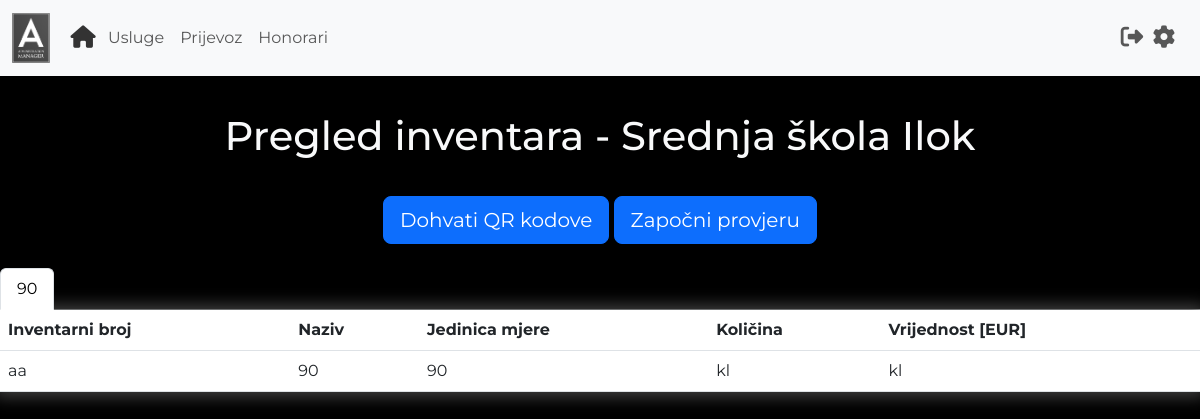
/pregled_inventara (signed in), run on an earlier commit of the app's database.
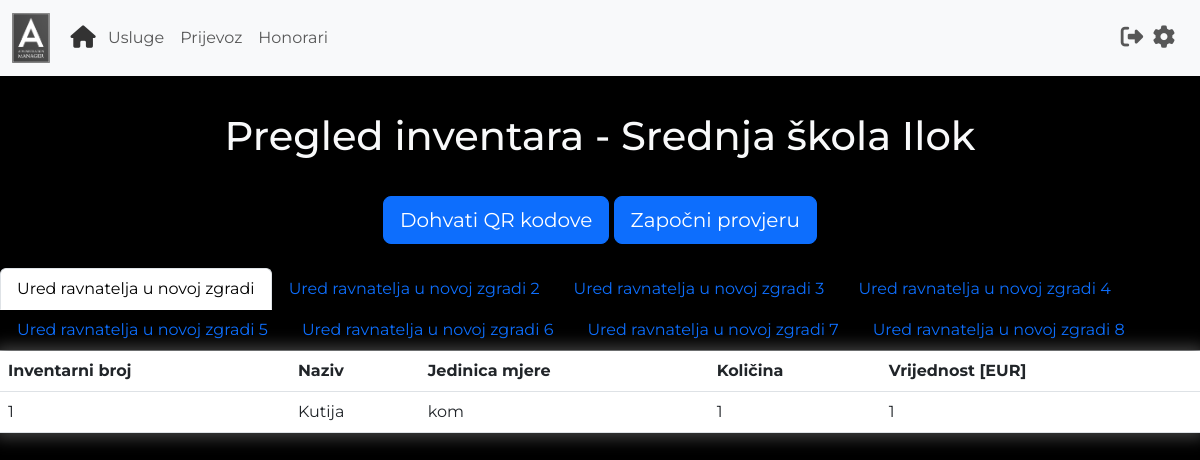
And on a later commit of the database.
### main.py (models this page shows)
class User(UserMixin, db.Model):
    id = db.Column(db.Integer, primary_key=True)
    username = db.Column(db.String(100), unique=True)
    password = db.Column(db.String(100))
    name = db.Column(db.String(100))
    surname = db.Column(db.String(100))
    organisation = db.Column(db.String(100))
    work_address = db.Column(db.String(100))
    home_address = db.Column(db.String(100))
    travel_distance = db.Column(db.Float)
    transportation_fee = db.Column(db.Float)

class Inventory(db.Model):
    id = db.Column(db.Integer, primary_key=True)
    inventory_number = db.Column(db.String(100), unique=True)
    name = db.Column(db.String(100))
    unit = db.Column(db.String(100))
    amount = db.Column(db.String(100))
    value = db.Column(db.String(100))
    location = db.Column(db.String(100))
    organisation = db.Column(db.String(100))
    item_status = db.Column(db.Boolean) #True if inventory check is active and item is checked

### main.py (the view)
@app.route("/pregled_inventara")
@login_required
def pregled_inventara():
    form = InventoryCheckForm()
    if InventoryCheckHistory.query.filter_by(organisation = current_user.organisation).first():
        status = InventoryCheckHistory.query.filter_by(organisation = current_user.organisation).first().inventory_check
    else:
        status = False
    inventory = Inventory.query.filter_by(organisation = current_user.organisation).all()
    locations = []
    inventory_by_location = []
    for item in inventory:
        if item.location not in locations:
            inventory_list = []
            locations.append(item.location)
            for i in Inventory.query.filter_by(organisation=current_user.organisation, location=item.location).all():
                inventory_list.append(i)
            inventory_by_location.append(inventory_list)
    return render_template('pregledInventara.html', organisation = current_user.organisation, locations = locations, data = inventory_by_location, status=status, form=form)

### main.py
class InventoryCheckForm(FlaskForm):
    start_check = SubmitField(label='Započni provjeru', id='start_check')
    end_check = SubmitField(label='Završi provjeru', id='finish_check')
    generate_qrs = SubmitField(label='Dohvati QR kodove', id='generate_qrs')

### main.py (called while the page is built)
@login_manager.user_loader
def load_user(user_id):
    return User.query.get(int(user_id))

### templates/pregledInventara.html (shortened to what this page needs)
{% extends "base.html" %}
{% block content %}
{% include 'header.html' %}
<h1 class="text-center text-light" style="margin-top: 3%; margin-bottom: 3%;">
    Pregled inventara - {{organisation}}
</h1>
<div class="text-center" style="margin-bottom: 2%;">
    <form style="display: inline;" action="{{url_for('generate_qr_codes')}}">
{{form.generate_qrs(class='btn btn-lg btn-primary')}}
        </form>
    <form style="display: inline;" action="{{url_for('inventory_check_status')}}">
{% if status == False %}
    {{form.start_check(class='btn btn-lg btn-primary')}}
{% else %}
    {{form.end_check(class='btn btn-lg btn-primary')}}
        </form>
{% endif %}
</div>
<ul class="nav nav-tabs" id="myTab" role="tablist">
    {% for i in range (0, locations|length) %}
    {% if i != 0 %}
    <li class="nav-item" role="presentation">
        <button class="nav-link" id={{locations[i]|replace('
        ','-')+'-tab'}} data-bs-toggle="tab" data-bs-target={{"#"+locations[i]|replace(' ','-')+'-pane'}} type="button"
        role="tab" aria-controls={{locations[i]|replace(' ','-')+'-tab-pane'}} aria-selected="true">
        {{locations[i]}}</button>
    </li>
    {% else %}
    <li class="nav-item" role="presentation">
        <button class="nav-link active" id={{locations[i]|replace('
        ','-')+'-tab'}} data-bs-toggle="tab" data-bs-target={{"#"+locations[i]|replace(' ','-')+'-pane'}} type="button"
        role="tab" aria-controls={{locations[i]|replace(' ','-')+'-tab-pane'}} aria-selected="true">
        {{locations[i]}}</button>
    </li>
    {% endif %}
    {% endfor %}
</ul>
<div class="tab-content" id="myTabContent">
    {% for i in range(0, locations|length) %}
    {% if i != 0 %}
    <div aria-labelledby={{locations[i]|replace('
    ','-')+"-tab"}} class="tab-pane fade text-light" id={{locations[i]|replace(' ','-')+"-pane"}} role="tabpanel"
    tabindex="0">
    {% else %}
    <div aria-labelledby={{locations[i]|replace('
    ','-')+"-tab"}} class="tab-pane fade active show text-light" id={{locations[i]|replace(' ','-')+"-pane"}}
    role="tabpanel" tabindex="0">
    {% endif %}
    <table class="table text-light">
        <thead>
        <tr>
            <th scope="col">Inventarni broj</th>
            <th scope="col">Naziv</th>
            <th scope="col">Jedinica mjere</th>
            <th scope="col">Količina</th>
            <th scope="col">Vrijednost [EUR]</th>
        </tr>
        </thead>
        <tbody>
        {% for item in data[i] %}
        <tr>
            <td> {{item.inventory_number}}</td>
            <td> {{item.name}}</td>
            <td> {{item.unit}}</td>
            <td> {{item.amount}}</td>
            <td> {{item.value}}</td>
        </tr>
        {% endfor %}
        </tbody>
    </table>
</div>
{% endfor %}
{% endblock %}

### templates/base.html (shortened to what this page needs)
<!DOCTYPE html>
<html lang="en">
<head>
    <link href="https://cdn.jsdelivr.net/npm/bootstrap@5.3.0-alpha1/dist/css/bootstrap.min.css"
 rel="stylesheet">
    <link href="{{url_for('static', filename='style.css')}}" rel="stylesheet">
</head>
<body>
{% block content %}
{% endblock %}
</body>
</html>

### templates/header.html (shortened to what this page needs)
<nav class="navbar navbar-expand-lg bg-body-tertiary">
    <div class="container-fluid">
        <a class="navbar-brand disabled"><img alt="Logo" class="img-fluid"
                                              src="{{url_for('static', filename='images/logo2.png')}}"
                                              style="height: 50px;"></a>
        <div class="collapse navbar-collapse" id="navbarSupportedContent">
            <ul class="navbar-nav me-auto mb-2 mb-lg-0">
                <li class="nav-item">
                    <a aria-current="page" class="nav-link active" href="{{url_for('pregled_usluga')}}"
                       style="color: #333333; transform:scale(1.4);"><i class="fa-sharp fa-solid fa-house"></i></a>
                </li>
                <li class="nav-item">
                    <a class="nav-link" href="{{url_for('pregled_usluga')}}">Usluge</a>
                </li>
                <li class="nav-item">
                    <a class="nav-link" href="{{url_for('putni_troskovi')}}">Prijevoz</a>
                </li>
                <li class="nav-item">
                    <a class="nav-link" href="{{url_for('honorari')}}">Honorari</a>
                </li>
            </ul>
            <ul class="navbar-nav me-2 mb-2 mb-lg-0">
                <li class="nav-item">
                    <a class="nav-link" href="{{url_for('logout')}}"><i class="fa-solid fa-right-from-bracket"
                                                                        style="transform:scale(1.4);"></i></a>
                </li>
                <li class="nav-item">
                    <a class="nav-link" href="{{url_for('postavke')}}"><i class="fa-sharp fa-solid fa-gear"
                                                                          style="transform:scale(1.4);"></i></a>
                </li>
            </ul>
        </div>
    </div>
</nav>

### static/style.css (style rules this page uses)
body { background-color: black; font-family: 'Montserrat', sans-serif; }
ul { list-style-type: none; list-style-position: inside; }
.table { -moz-box-shadow: 0px 0px 15px 5px #404040; -webkit-box-shadow: 0px 0px 15px 5px #404040; box-shadow: 0px 0px 15px 5px #404040; }

What changed in the data, as far as the page shows it:
changed Inventory: inventory_number "aa" → "1"; name "90" → "Kutija"; unit "90" → "kom"; amount "kl" → "1"; value "kl" → "1"
added Inventory: location "Ured ravnatelja u novoj zgradi 2"
added Inventory: location "Ured ravnatelja u novoj zgradi 3"
added Inventory: location "Ured ravnatelja u novoj zgradi 4"
added Inventory: location "Ured ravnatelja u novoj zgradi 5"
added Inventory: location "Ured ravnatelja u novoj zgradi 6"
added Inventory: location "Ured ravnatelja u novoj zgradi 7"
added Inventory: location "Ured ravnatelja u novoj zgradi 8"
Also different on the page:
new list line: "Ured ravnatelja u novoj zgradi"
list line gone: "90"
